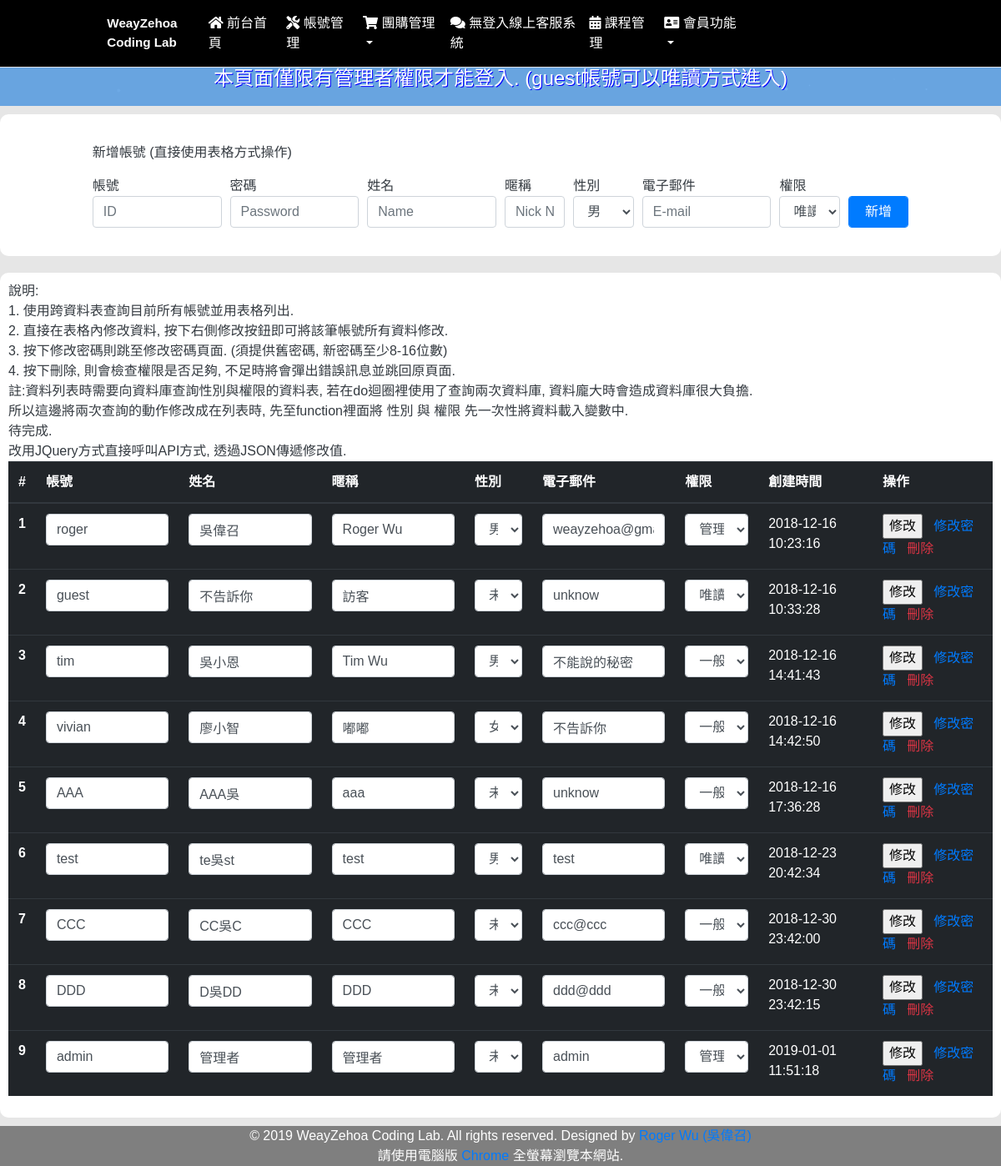
Before: /?menu=1&g=acc (signed in) with the older database file.
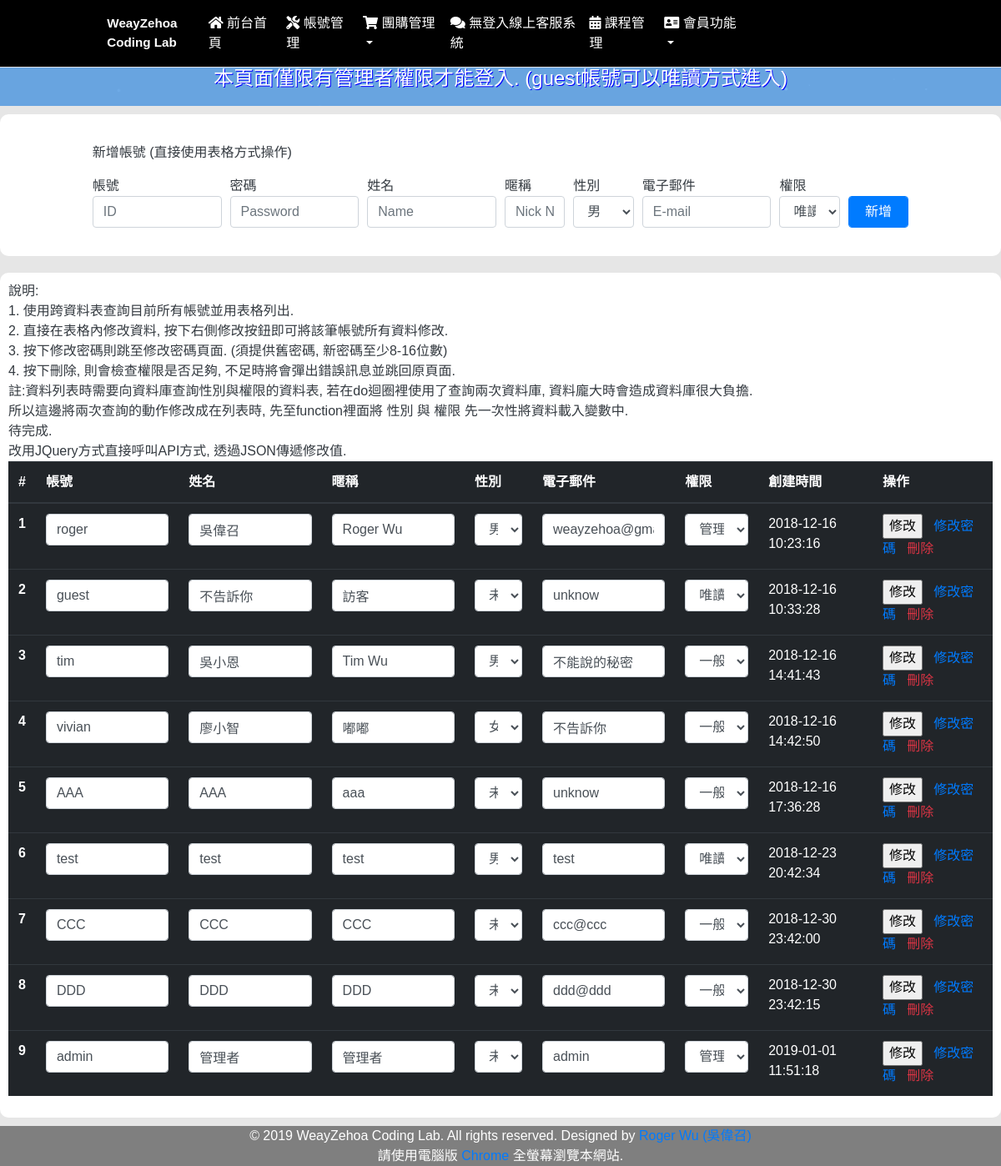
After: the same page with the newer database file.
### tables this page shows
CREATE TABLE `player` (
  `p_seq` int(10) UNSIGNED NOT NULL COMMENT '索引',
  `p_id` text NOT NULL COMMENT '帳號',
  `p_pw` text NOT NULL COMMENT '密碼',
  `p_name` text NOT NULL COMMENT '姓名',
  `p_nick` text NOT NULL COMMENT '暱稱',
  `p_sex` int(1) NOT NULL COMMENT '性別',
  `p_email` text NOT NULL COMMENT '電子郵件',
  `p_permit` int(1) NOT NULL COMMENT '權限',
  `p_ctime` datetime NOT NULL COMMENT '創立時間',
  `p_del` int(1) NOT NULL COMMENT '刪除'
);

### inc/function.php (called while the page is built, shortened)
            ?><script>document.location.href="?g=index"</script><?php
function get_sex(){
    $link = mysqli_connect("localhost", "root", "", "codinglab");
    mysqli_query($link, "set names utf8");
    $sql = "select * from player_sex";
    $ro = mysqli_query($link, $sql);
    $row = mysqli_fetch_assoc($ro);
    do{
        $s["seq"][]=$row["p_s_seq"];
        $s["sex"][]=$row["p_s_sex"];
    }while ($row = mysqli_fetch_assoc($ro));
    return $s;
  }
  function get_permit(){
    $link = mysqli_connect("localhost", "root", "", "codinglab");
    mysqli_query($link, "set names utf8");
    $sql = "select * from player_permission";
    $ro = mysqli_query($link, $sql);
    $row = mysqli_fetch_assoc($ro);
    do{
        $p["seq"][]=$row["p_p_seq"];
        $p["permit"][]=$row["p_p_permit"];
    }while ($row = mysqli_fetch_assoc($ro));
    return $p;
  }
?>

### admin/admin_acc.php (the view, shortened to what the changed rows need)
<?php
$sql = "SELECT * FROM player a, player_sex b, player_permission c WHERE a.p_del = 0 and a.p_sex = b.p_s_seq and a.p_permit = c.p_p_seq";
$ro = mysqli_query($link, $sql);
$row = mysqli_fetch_assoc($ro);
?>
<div class="container-fiuld myconbg">
    <div class="row">
        <div class="col-12">
            <div class="bg-white text-dark mycol">
                <div class="row">
                    <div class="col-12">
                        說明:<br>
                        1. 使用跨資料表查詢目前所有帳號並用表格列出.<br>
                        2. 直接在表格內修改資料, 按下右側修改按鈕即可將該筆帳號所有資料修改.<br>
                        3. 按下修改密碼則跳至修改密碼頁面. (須提供舊密碼, 新密碼至少8-16位數)<br>
                        4. 按下刪除, 則會檢查權限是否足夠, 不足時將會彈出錯誤訊息並跳回原頁面.<br>
                        註:資料列表時需要向資料庫查詢性別與權限的資料表, 若在do迴圈裡使用了查詢兩次資料庫, 資料龐大時會造成資料庫很大負擔.<br>
                        所以這邊將兩次查詢的動作修改成在列表時, 先至function裡面將 性別 與 權限 先一次性將資料載入變數中.<br>
                        待完成.<br>
                        改用JQuery方式直接呼叫API方式, 透過JSON傳遞修改值.<br>
                        <table class="table table-hover table-dark">
                            <thead>
                            <tr>
                                <th scope="col">#</th>
                                <th scope="col">帳號</th>
                                <th scope="col">姓名</th>
                                <th scope="col">暱稱</th>
                                <th scope="col">性別</th>
                                <th scope="col">電子郵件</th>
                                <th scope="col">權限</th>
                                <th scope="col">創建時間</th>
                                <th scope="col">操作</th>
                            </tr>
                            </thead>
                            <tbody>
                            <?php
                                $c = 1;
                                $sex=get_sex();
                                $pmit=get_permit();
                                do { ?>
                                <form method="post">
                                    <tr>
                                    <th scope="row">
                                        <?php echo $c;
                                            $c++; ?>
                                    </th>
                                    <td><input type="text" name="cid" class="form-control" value="<?= $row["p_id"] ?>"></td>
                                    <td><input type="text" name="cname" class="form-control" value="<?= $row["p_name"] ?>"></td>
                                    <td><input type="text" name="cnick" class="form-control" value="<?= $row["p_nick"] ?>"></td>
                                    <td><select name="csex" class="form-control">
                                    <?php
                                        for ($i=0; $i < count($sex["seq"]); $i++) {
                                           $select ="";
                                            if ($row["p_sex"] == $sex["seq"][$i]) {
                                                $select="selected='selected'";
                                            } ?>
                                    <option value="<?=$sex["seq"][$i]?>" <?=$select?> > <?=$sex["sex"][$i]?></option>
                                    <?php } ?>
                                        </select></td>
                                    <td><input type="text" name="cmail" class="form-control" value="<?= $row["p_email"] ?>"></td>
                                    <td><select name="cmit" class="form-control">
                                    <?php
                                        for ($i=0; $i < count($pmit["seq"]); $i++) {
                                            $select ="";
                                            if ($row["p_permit"] == $pmit["seq"][$i]) {
                                                $select="selected='selected'";
                                            } ?>
                                    <option value="<?=$pmit["seq"][$i]?>" <?=$select?> > <?=$pmit["permit"][$i]?></option>
                                    <?php } ?>
                                        </select></td>
                                    <td>
                                        <?= $row["p_ctime"] ?>
                                    </td>
                                    <td><input type="submit" value="修改">&nbsp;
                                    </form>
                                        <a href="?g=acc_up&seq=<?= $row["p_seq"] ?>">&nbsp;修改密碼&nbsp;</a>&nbsp;
                                        <a class="text-danger" href="?g=acc_del&no=<?= $row["p_seq"] ?>">刪除</a></td>
                                <?php } while ($row = mysqli_fetch_assoc($ro)) ?>
                                </tbody>
                            </table>
                        </div>
                    </div>
                </div>
            </div>
        </div>
    </div>

Changed rows visible on the page:
changed player "AAA": cname "AAA吳" → "AAA"
changed player "test": cname "te吳st" → "test"
changed player "CCC": cname "CC吳C" → "CCC"
changed player "DDD": cname "D吳DD" → "DDD"
